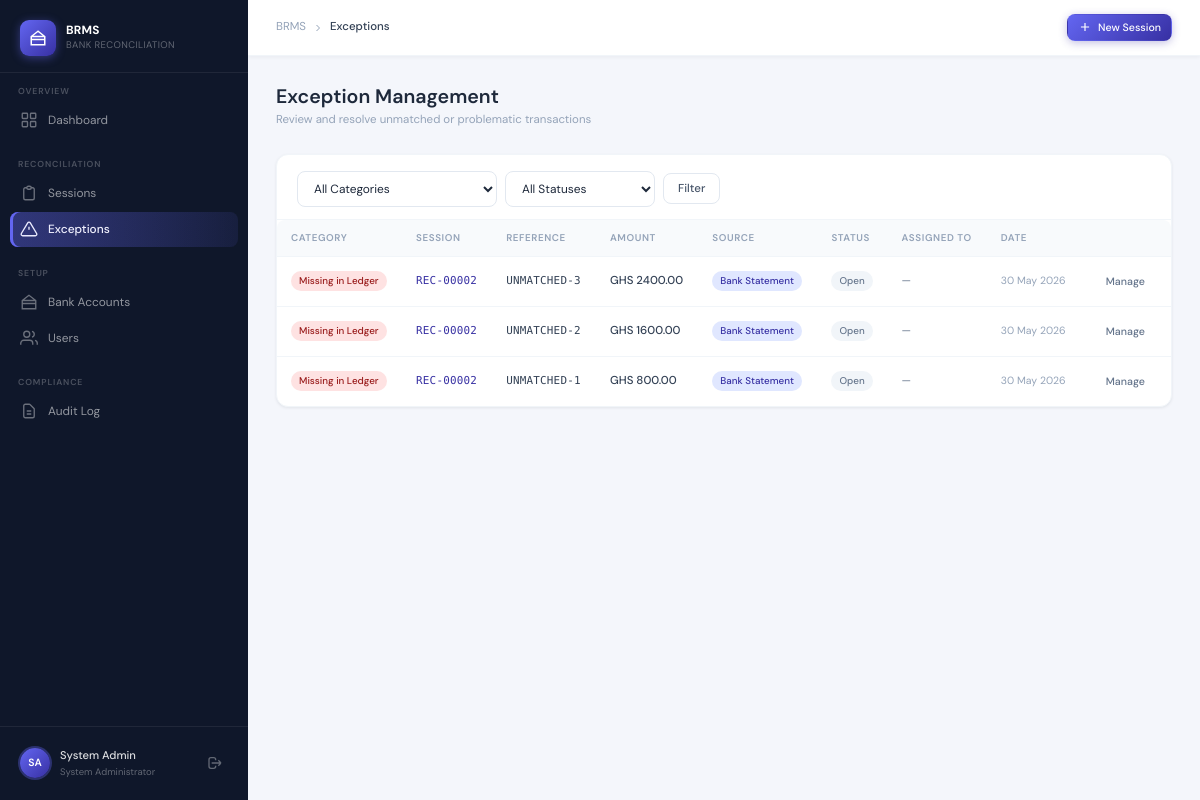
The page /exceptions/ (signed in) on the database as committed earlier.
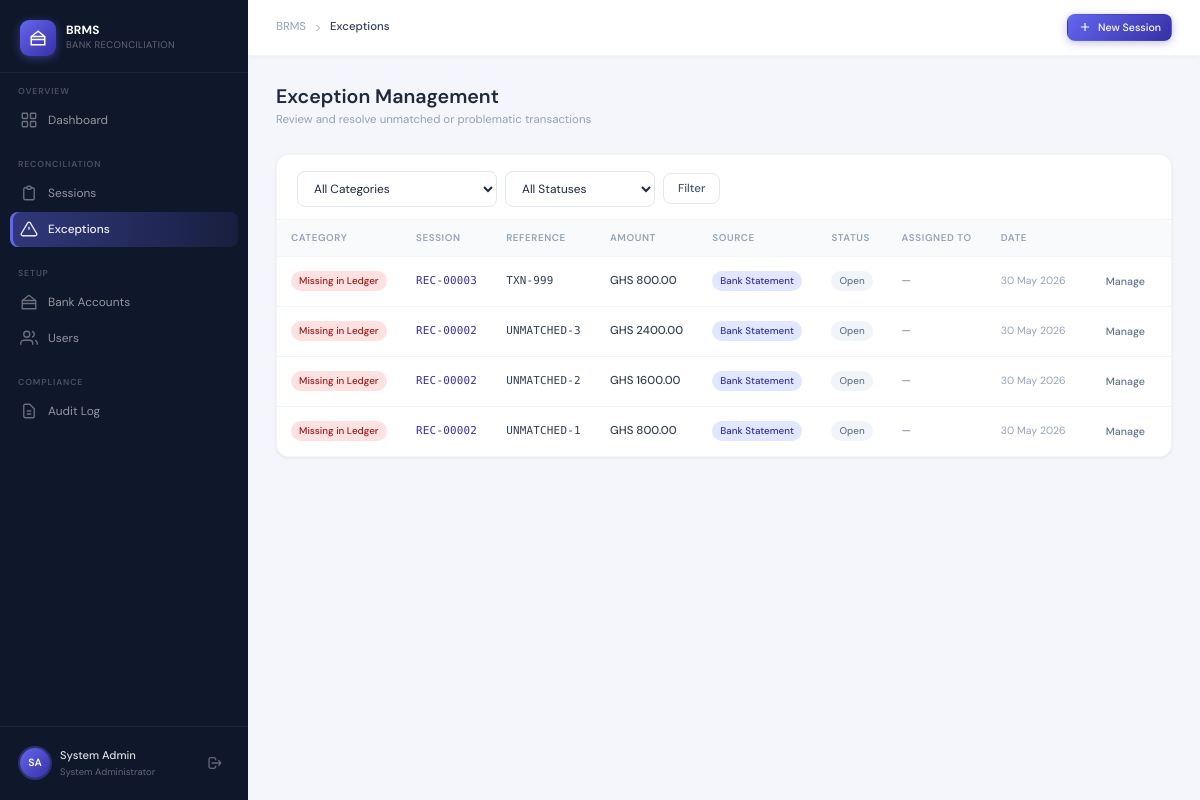
The same page on the database as committed later.
### reconciliation/models.py (models this page shows, shortened)
class Exception(models.Model):
    CATEGORY_CHOICES = [
        ('missing_in_bank', 'Missing in Bank'),
        ('missing_in_ledger', 'Missing in Ledger'),
        ('duplicate', 'Duplicate Transaction'),
        ('amount_diff', 'Amount Difference'),
        ('date_diff', 'Date Difference'),
        ('reference_diff', 'Reference Difference'),
    ]
    STATUS_CHOICES = [
        ('open', 'Open'),
        ('investigating', 'Investigating'),
        ('resolved', 'Resolved'),
        ('escalated', 'Escalated'),
        ('ignored', 'Ignored'),
    ]
    session = models.ForeignKey(ReconciliationSession, on_delete=models.CASCADE, related_name='exceptions')
    transaction = models.ForeignKey(Transaction, on_delete=models.CASCADE)
    category = models.CharField(max_length=30, choices=CATEGORY_CHOICES)
    status = models.CharField(max_length=20, choices=STATUS_CHOICES, default='open')
    description = models.TextField(blank=True)
    assigned_to = models.ForeignKey(settings.AUTH_USER_MODEL, on_delete=models.SET_NULL, null=True, blank=True)
    resolution_notes = models.TextField(blank=True)
    created_at = models.DateTimeField(auto_now_add=True)
    updated_at = models.DateTimeField(auto_now=True)

class ReconciliationSession(models.Model):
    STATUS_CHOICES = [
        ('draft', 'Draft'),
        ('processing', 'Processing'),
        ('pending_review', 'Pending Review'),
        ('approved', 'Approved'),
        ('rejected', 'Rejected'),
        ('closed', 'Closed'),
    ]
    session_id = models.CharField(max_length=20, unique=True, editable=False)
    session_name = models.CharField(max_length=200)
    bank_account = models.ForeignKey(BankAccount, on_delete=models.CASCADE)
    period_start = models.DateField()
    period_end = models.DateField()
    status = models.CharField(max_length=20, choices=STATUS_CHOICES, default='draft')
    created_by = models.ForeignKey(settings.AUTH_USER_MODEL, on_delete=models.SET_NULL, null=True, related_name='sessions_created')
    approved_by = models.ForeignKey(settings.AUTH_USER_MODEL, on_delete=models.SET_NULL, null=True, blank=True, related_name='sessions_approved')
    approval_date = models.DateTimeField(null=True, blank=True)
    approval_comments = models.TextField(blank=True)
    created_at = models.DateTimeField(auto_now_add=True)
    updated_at = models.DateTimeField(auto_now=True)

class Transaction(models.Model):
    SOURCE_CHOICES = [
        ('bank', 'Bank Statement'),
        ('ledger', 'Internal Ledger'),
        ('payment', 'Payment Gateway'),
    ]
    STATUS_CHOICES = [
        ('unmatched', 'Unmatched'),
        ('matched', 'Matched'),
        ('manually_matched', 'Manually Matched'),
        ('exception', 'Exception'),
        ('ignored', 'Ignored'),
    ]
    session = models.ForeignKey(ReconciliationSession, on_delete=models.CASCADE, related_name='transactions')
    upload_log = models.ForeignKey(FileUploadLog, on_delete=models.SET_NULL, null=True, blank=True, related_name='transactions')
    source = models.CharField(max_length=20, choices=SOURCE_CHOICES)
    transaction_date = models.DateField()
    value_date = models.DateField(null=True, blank=True)
    reference_number = models.CharField(max_length=200, blank=True)
    narration = models.TextField(blank=True)
    debit_amount = models.DecimalField(max_digits=20, decimal_places=2, default=0)
    credit_amount = models.DecimalField(max_digits=20, decimal_places=2, default=0)
    balance = models.DecimalField(max_digits=20, decimal_places=2, null=True, blank=True)
    currency = models.CharField(max_length=3, default='GHS')
    transaction_type = models.CharField(max_length=50, blank=True)
    status = models.CharField(max_length=20, choices=STATUS_CHOICES, default='unmatched')
    matched_with = models.ForeignKey('self', on_delete=models.SET_NULL, null=True, blank=True, related_name='matched_by')
    match_confidence = models.FloatField(default=0)
    created_at = models.DateTimeField(auto_now_add=True)
    @property
    def amount(self):
        return self.credit_amount if self.credit_amount > 0 else self.debit_amount

### reconciliation/views.py (the view)
# urls.py: path('exceptions/', views.exception_list, name='exception_list'),
@login_required
def exception_list(request):
    qs       = ExceptionModel.objects.select_related('transaction', 'session').order_by('-created_at')
    category = request.GET.get('category', '')
    status   = request.GET.get('status', '')
    if category:
        qs = qs.filter(category=category)
    if status:
        qs = qs.filter(status=status)
    page = Paginator(qs, 20).get_page(request.GET.get('page'))
    return render(request, 'reconciliation/exception_list.html', {
        'page_obj':   page,
        'category':   category,
        'status':     status,
        'categories': ExceptionModel.CATEGORY_CHOICES,
        'statuses':   ExceptionModel.STATUS_CHOICES,
    })

### accounts/models.py (called while the page is built)
    def can_upload(self):
        return self.role in ['officer', 'admin']

### templates/reconciliation/exception_list.html (shortened to what this page needs)
{% extends 'base.html' %}
{% block nav_exceptions %}active{% endblock %}
{% block breadcrumb %}Exceptions{% endblock %}
{% block content %}
<div class="page-header">
  <div>
    <div class="page-title">Exception Management</div>
    <div class="page-subtitle">Review and resolve unmatched or problematic transactions</div>
  </div>
</div>
<div class="card">
  <div class="card-header">
    <form method="get" class="filter-bar" style="flex:1">
      <select name="category" class="form-control" style="width:200px">
        <option value="">All Categories</option>
      </select>
      <select name="status" class="form-control" style="width:150px">
        <option value="">All Statuses</option>
      </select>
      <button type="submit" class="btn btn-outline">Filter</button>
    </form>
  </div>
  {% if page_obj.object_list %}
  <div class="table-wrap">
    <table class="data-table">
      <thead>
        <tr>
          <th>Category</th>
          <th>Session</th>
          <th>Reference</th>
          <th>Amount</th>
          <th>Source</th>
          <th>Status</th>
          <th>Assigned To</th>
          <th>Date</th>
          <th></th>
        </tr>
      </thead>
      <tbody>
        {% for exc in page_obj %}
        <tr>
          <td><span class="badge badge-exception">{{ exc.get_category_display }}</span></td>
          <td>
            <a href="{% url 'reconciliation:session_detail' exc.session.pk %}" class="mono" style="font-size:0.78rem;color:var(--blue-500)">
              {{ exc.session.session_id }}
            </a>
          </td>
          <td class="mono" style="font-size:0.78rem">{{ exc.transaction.reference_number|default:"—" }}</td>
          <td style="font-size:0.82rem;font-weight:500">
            {{ exc.transaction.currency }} {{ exc.transaction.amount|floatformat:2 }}
          </td>
          <td><span class="badge badge-peach">{{ exc.transaction.get_source_display }}</span></td>
          <td>
            <span class="badge
              {% if exc.status == 'resolved' %}badge-approved
              {% elif exc.status == 'escalated' %}badge-rejected
              {% elif exc.status == 'investigating' %}badge-pending
              {% else %}badge-draft{% endif %}">
              {{ exc.get_status_display }}
            </span>
          </td>
          <td style="font-size:0.78rem;color:var(--slate-500)">
            {{ exc.assigned_to.get_full_name|default:"—" }}
          </td>
          <td style="font-size:0.75rem;color:var(--slate-400)">{{ exc.created_at|date:"d M Y" }}</td>
          <td>
            <a href="{% url 'reconciliation:exception_detail' exc.pk %}" class="btn btn-ghost btn-sm">Manage</a>
          </td>
        </tr>
        {% endfor %}
      </tbody>
    </table>
  </div>
  {% else %}
  <div class="empty-state">
    <div class="empty-icon">✓</div>
    <div class="empty-title">No exceptions found</div>
    <div class="empty-sub">{% if category or status %}Try adjusting your filters.{% else %}Great! No exceptions are currently open.{% endif %}</div>
  </div>
  {% endif %}
</div>
{% endblock %}

Rows that differ between the two databases and show on the page:
added Exception: category "Missing in Ledger", session.session_id "REC-00003", transaction.reference_number "TXN-999", transaction.currency "GHS", transaction.amount "800.00", transaction.source "Bank Statement", status "Open", assigned_to.get_full_name "—", created_at "30 May 2026"
